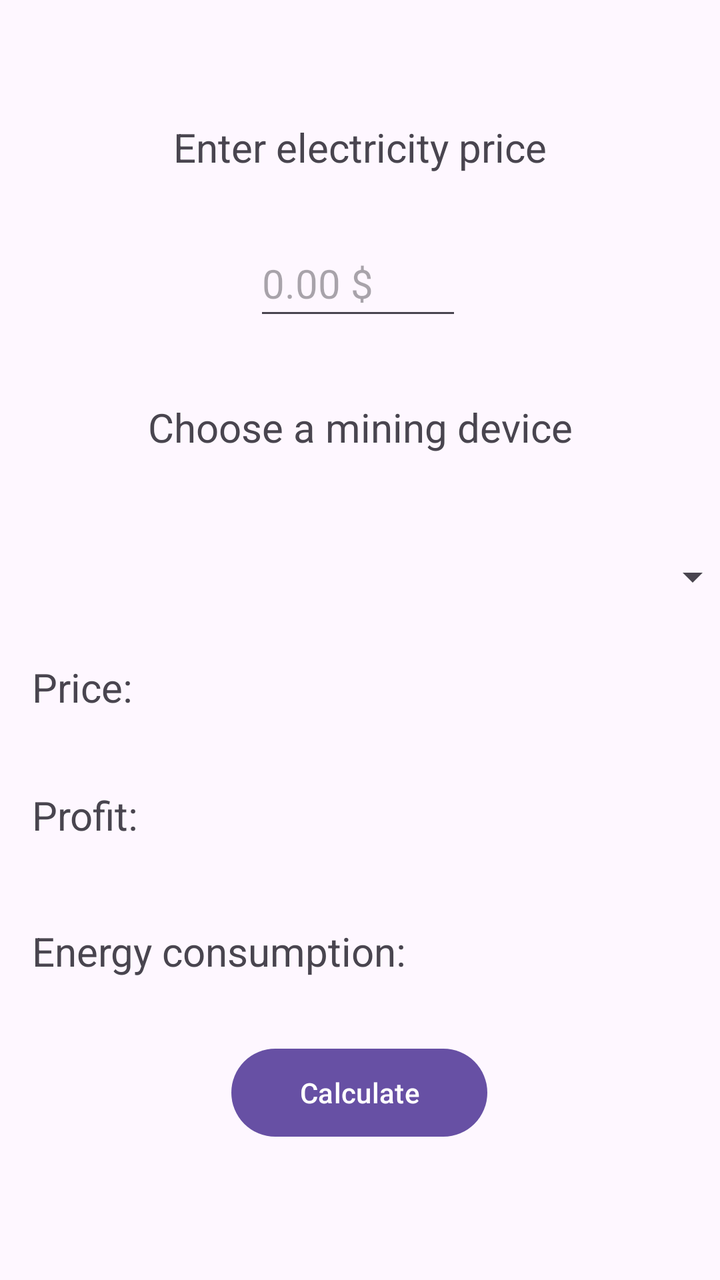
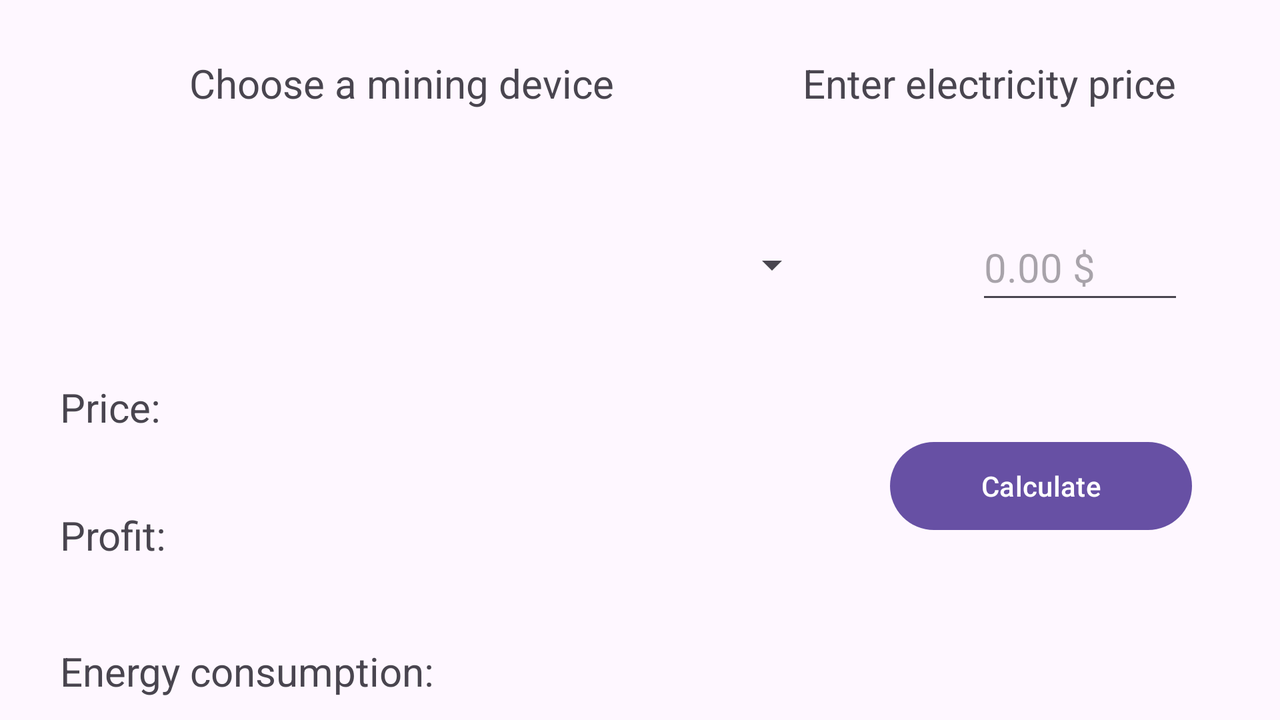

First picture: res/layout/ on a phone held upright. Second picture: the repository's own variant of that layout, on a device whose configuration matches the variant's folder. Source for both follows.
<!-- AndroidManifest.xml: application theme Theme.RPODMP -->
<!-- res/layout/activity_lr2.xml -->
<?xml version="1.0" encoding="utf-8"?>
<androidx.constraintlayout.widget.ConstraintLayout xmlns:android="http://schemas.android.com/apk/res/android"
    xmlns:app="http://schemas.android.com/apk/res-auto"
    xmlns:tools="http://schemas.android.com/tools"
    android:layout_width="match_parent"
    android:layout_height="match_parent"
    tools:context=".LR2Activity">

    <TextView
        android:id="@+id/deviceProfitTextView"
        android:layout_width="wrap_content"
        android:layout_height="wrap_content"
        android:layout_marginStart="16dp"
        android:layout_marginTop="84dp"
        android:text="Profit:"
        android:textSize="20sp"
        app:layout_constraintStart_toStartOf="parent"
        app:layout_constraintTop_toBottomOf="@+id/deviceSpinner" />

    <TextView
        android:id="@+id/deviceEnergyTextView"
        android:layout_width="wrap_content"
        android:layout_height="wrap_content"
        android:layout_marginStart="16dp"
        android:layout_marginTop="152dp"
        android:text="Energy consumption:"
        android:textSize="20sp"
        app:layout_constraintStart_toStartOf="parent"
        app:layout_constraintTop_toBottomOf="@+id/deviceSpinner" />

    <TextView
        android:id="@+id/devicePriceTextView"
        android:layout_width="wrap_content"
        android:layout_height="wrap_content"
        android:layout_marginStart="16dp"
        android:layout_marginTop="20dp"
        android:text="Price:"
        android:textSize="20sp"
        app:layout_constraintStart_toStartOf="parent"
        app:layout_constraintTop_toBottomOf="@+id/deviceSpinner" />

    <TextView
        android:id="@+id/chooseDeviceTextView"
        android:layout_width="wrap_content"
        android:layout_height="wrap_content"
        android:layout_marginTop="200dp"
        android:text="Choose a mining device"
        android:textSize="20sp"
        app:layout_constraintEnd_toEndOf="parent"
        app:layout_constraintStart_toStartOf="parent"
        app:layout_constraintTop_toTopOf="parent" />

    <EditText
        android:id="@+id/priceEditText"
        android:layout_width="104dp"
        android:layout_height="50dp"
        android:layout_marginTop="28dp"
        android:ems="10"
        android:hint="0.00 $"
        android:inputType="numberDecimal"
        android:textSize="20sp"
        app:layout_constraintEnd_toEndOf="@+id/priceTextView"
        app:layout_constraintHorizontal_bias="0.488"
        app:layout_constraintStart_toStartOf="@+id/priceTextView"
        app:layout_constraintTop_toBottomOf="@+id/priceTextView" />

    <ImageView
        android:id="@+id/priceImageView"
        android:layout_width="48dp"
        android:layout_height="49dp"
        android:src="@drawable/baseline_price_change_24"
        app:layout_constraintEnd_toStartOf="@+id/priceEditText"
        app:layout_constraintTop_toTopOf="@+id/priceEditText"
        app:srcCompat="@drawable/baseline_price_change_24" />

    <TextView
        android:id="@+id/priceTextView"
        android:layout_width="wrap_content"
        android:layout_height="wrap_content"
        android:layout_marginTop="60dp"
        android:text="Enter electricity price"
        android:textSize="20sp"
        app:layout_constraintEnd_toEndOf="parent"
        app:layout_constraintStart_toStartOf="parent"
        app:layout_constraintTop_toTopOf="parent" />

    <Spinner
        android:id="@+id/deviceSpinner"
        android:layout_width="380dp"
        android:layout_height="43dp"
        android:layout_marginTop="40dp"
        app:layout_constraintEnd_toEndOf="parent"
        app:layout_constraintStart_toStartOf="parent"
        app:layout_constraintTop_toBottomOf="@+id/chooseDeviceTextView" />

    <Button
        android:id="@+id/calculateButton"
        android:layout_width="128dp"
        android:layout_height="52dp"
        android:text="Calculate"
        app:layout_constraintBottom_toBottomOf="parent"
        app:layout_constraintEnd_toEndOf="parent"
        app:layout_constraintHorizontal_bias="0.498"
        app:layout_constraintStart_toStartOf="parent"
        app:layout_constraintTop_toBottomOf="@+id/deviceEnergyTextView"
        app:layout_constraintVertical_bias="0.318" />

    <TextView
        android:id="@+id/resultTextView"
        android:layout_width="wrap_content"
        android:layout_height="wrap_content"
        android:text="Payback in 3 days"
        android:textColor="#27732A"
        android:textSize="20sp"
        app:layout_constraintBottom_toBottomOf="parent"
        app:layout_constraintEnd_toEndOf="parent"
        app:layout_constraintHorizontal_bias="0.502"
        app:layout_constraintStart_toStartOf="parent"
        app:layout_constraintTop_toBottomOf="@+id/calculateButton"
        app:layout_constraintVertical_bias="0.347"
        tools:visibility="invisible" />
</androidx.constraintlayout.widget.ConstraintLayout>
<!-- resources referenced by this layout -->
<resources>
  <style name="Theme.RPODMP" parent="Base.Theme.RPODMP" />
  <style name="Base.Theme.RPODMP" parent="Theme.Material3.DayNight.NoActionBar">
          
          
      </style>
</resources>
<!-- res/layout-land/activity_lr2.xml (the repository's variant of the layout above) -->
<!-- drawn on the phone turned sideways -->
<?xml version="1.0" encoding="utf-8"?>
<androidx.constraintlayout.widget.ConstraintLayout xmlns:android="http://schemas.android.com/apk/res/android"
    xmlns:app="http://schemas.android.com/apk/res-auto"
    xmlns:tools="http://schemas.android.com/tools"
    android:layout_width="match_parent"
    android:layout_height="match_parent"
    tools:context=".LR2Activity">

    <Button
        android:id="@+id/calculateButton"
        android:layout_width="151dp"
        android:layout_height="52dp"
        android:layout_marginTop="60dp"
        android:layout_marginEnd="44dp"
        android:text="Calculate"
        app:layout_constraintEnd_toEndOf="parent"
        app:layout_constraintTop_toBottomOf="@+id/priceEditText" />

    <TextView
        android:id="@+id/resultTextView"
        android:layout_width="wrap_content"
        android:layout_height="28dp"
        android:layout_marginEnd="48dp"
        android:layout_marginBottom="60dp"
        android:text="Payback in 3 days"
        android:textColor="#27732A"
        android:textSize="20sp"
        app:layout_constraintBottom_toBottomOf="parent"
        app:layout_constraintEnd_toEndOf="parent"
        tools:visibility="invisible" />

    <TextView
        android:id="@+id/devicePriceTextView"
        android:layout_width="wrap_content"
        android:layout_height="wrap_content"
        android:layout_marginTop="36dp"
        android:text="Price:"
        android:textSize="20sp"
        app:layout_constraintStart_toStartOf="@+id/deviceSpinner"
        app:layout_constraintTop_toBottomOf="@+id/deviceSpinner" />

    <TextView
        android:id="@+id/deviceProfitTextView"
        android:layout_width="wrap_content"
        android:layout_height="wrap_content"
        android:layout_marginTop="100dp"
        android:text="Profit:"
        android:textSize="20sp"
        app:layout_constraintStart_toStartOf="@+id/devicePriceTextView"
        app:layout_constraintTop_toBottomOf="@+id/deviceSpinner" />

    <TextView
        android:id="@+id/deviceEnergyTextView"
        android:layout_width="wrap_content"
        android:layout_height="wrap_content"
        android:layout_marginTop="168dp"
        android:text="Energy consumption:"
        android:textSize="20sp"
        app:layout_constraintStart_toStartOf="@+id/deviceProfitTextView"
        app:layout_constraintTop_toBottomOf="@+id/deviceSpinner" />

    <TextView
        android:id="@+id/chooseDeviceTextView"
        android:layout_width="wrap_content"
        android:layout_height="wrap_content"
        android:layout_marginTop="28dp"
        android:text="Choose a mining device"
        android:textSize="20sp"
        app:layout_constraintEnd_toStartOf="@+id/priceTextView"
        app:layout_constraintStart_toStartOf="parent"
        app:layout_constraintTop_toTopOf="parent" />

    <Spinner
        android:id="@+id/deviceSpinner"
        android:layout_width="380dp"
        android:layout_height="43dp"
        android:layout_marginTop="4dp"
        app:layout_constraintEnd_toStartOf="@+id/priceImageView"
        app:layout_constraintStart_toStartOf="parent"
        app:layout_constraintTop_toTopOf="@+id/priceEditText" />

    <EditText
        android:id="@+id/priceEditText"
        android:layout_width="104dp"
        android:layout_height="50dp"
        android:layout_marginTop="52dp"
        android:layout_marginEnd="48dp"
        android:ems="10"
        android:hint="0.00 $"
        android:inputType="numberDecimal"
        android:textSize="20sp"
        app:layout_constraintEnd_toEndOf="parent"
        app:layout_constraintTop_toBottomOf="@+id/priceTextView" />

    <ImageView
        android:id="@+id/priceImageView"
        android:layout_width="48dp"
        android:layout_height="49dp"
        android:layout_marginTop="52dp"
        android:src="@drawable/baseline_price_change_24"
        app:layout_constraintEnd_toStartOf="@+id/priceEditText"
        app:layout_constraintTop_toBottomOf="@+id/priceTextView"
        app:srcCompat="@drawable/baseline_price_change_24" />

    <TextView
        android:id="@+id/priceTextView"
        android:layout_width="wrap_content"
        android:layout_height="wrap_content"
        android:layout_marginTop="28dp"
        android:layout_marginEnd="52dp"
        android:text="Enter electricity price"
        android:textSize="20sp"
        app:layout_constraintEnd_toEndOf="parent"
        app:layout_constraintTop_toTopOf="parent" />

</androidx.constraintlayout.widget.ConstraintLayout>
